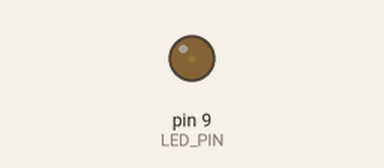
Bench run of a program on a simulated Arduino Uno, built with avr-gcc and run on an emulated ATmega328P. On the bench: output pins drawn as LEDs (lit = HIGH).

Above: at 0.05 s.
At 1.25 s:
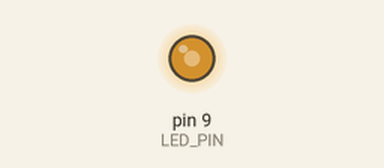
At 1.85 s:
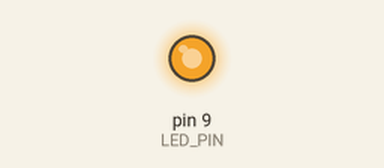
At 3.65 s:
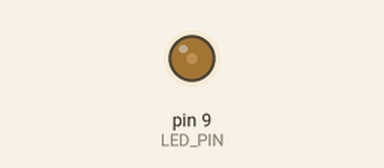
Timing chart, 0 to 6.4 s (numbered marks = the images above):
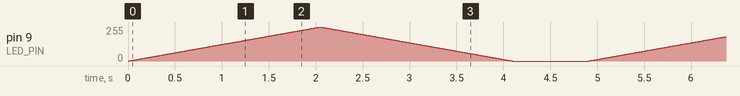

The program:

main.cpp
```cpp
// Based on https://github.com/sunfounder/Sunfounder_SuperKit_for_Arduino/blob/d38b2f2d8d64a420f4123d0a9e2b713b705e19f4/03.Controlling%20LED%20By%20PWM.ino
// Load in our dependencies
#include "Arduino.h"

// Define our constants
// DEV: LED_PIN must support PWM (i.e. 3, 5, 6, 9, 10, 11)
int LED_PIN = 9;
int STEP_DURATION = 8; // ms
int LOOP_DELAY = 800; // ms

void setup()
{
  // Configure our LEDs
  pinMode(LED_PIN, OUTPUT);
}

void loop()
{
  // Fade in our LED in stepped intervals
  int i;
  for (i = 0; i <= 255; i += 1) {
    // DEV: analogWrite outputs full voltage for i/256 of PWM frequency
    //   Based on docs, this is 490Hz for most Arduino pins
    //     except Uno has 5/6 with 980Hz and Leonardo has 3/11 with 980Hz
    //     This means we can get finer control on the 980Hz pins
    //   https://www.arduino.cc/en/Reference/analogWrite
    //   https://www.arduino.cc/en/Tutorial/PWM
    // DEV: PWM operates based on persistence of vision
    //   so we see a light on at full voltage for i/256 * 1/490s = i/(256*490)s
    //   but we think it's set to a low voltage for the whole time
    analogWrite(LED_PIN, i);
    delay(STEP_DURATION);
  }

  // Fade out our LED in stepped intervals
  for (i = 255; i >= 0; i -= 1) {
    analogWrite(LED_PIN, i);
    delay(STEP_DURATION);
  }

  // Sleep our loop before it restarts
  delay(LOOP_DELAY);
}
```
